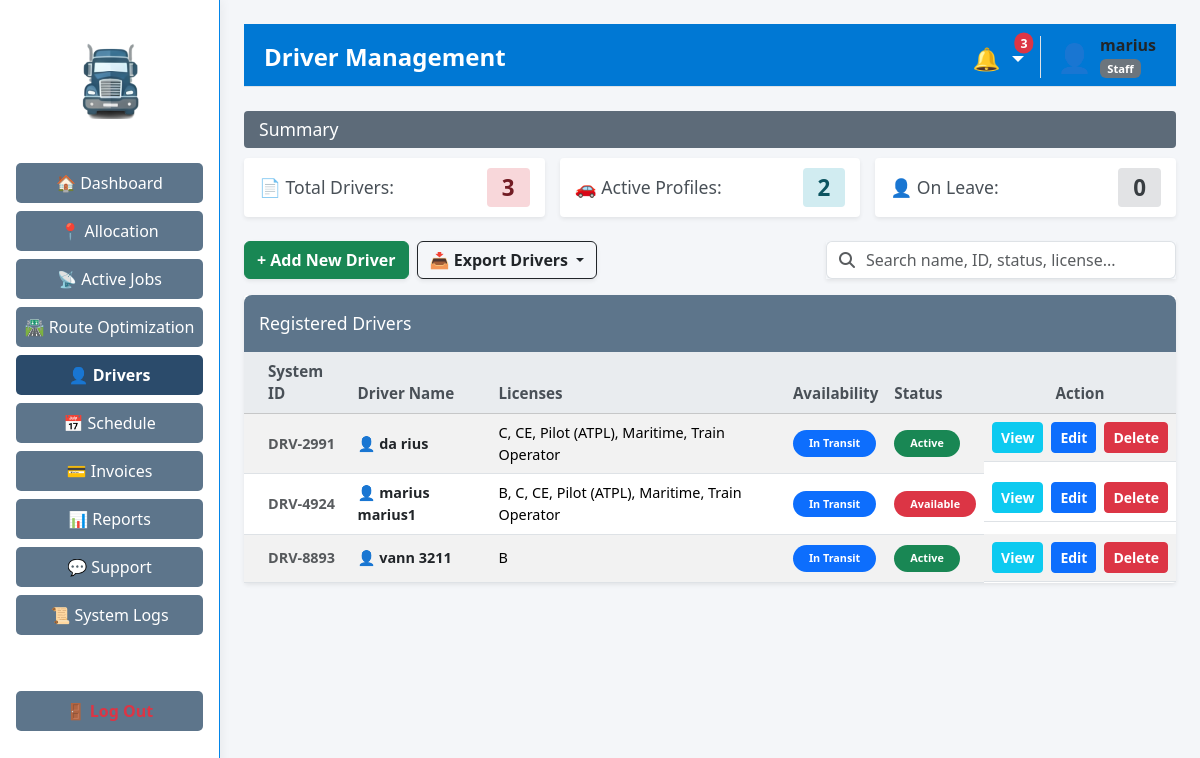
The app's page /drivers (signed in) with its own data.
### tables this page shows
CREATE TABLE "drivers" (
                    id TEXT PRIMARY KEY,
                    name TEXT NOT NULL,
                    status TEXT NOT NULL,
                    licenses TEXT,
                    experience TEXT,
                    dob TEXT,
                    address TEXT,
                    availability TEXT DEFAULT 'Available',
                    last_modified_by TEXT DEFAULT 'System',
                    last_modified_at DATETIME DEFAULT NULL
                );

### app/routes/driver_routes.py (the view)
@driver_bp.route('/drivers', methods=['GET'])
def driver_management() -> str:
    if 'user_id' not in session: return redirect(url_for('auth.login'))
    view_data = driver_logic.load_driver_data()
    role = session.get('role', 'Staff')
    return render_template('admin/drivers.html', data=view_data, role=role)

### app/controllers/driver_controller.py (called while the page is built)
    def load_driver_data(self) -> Dict[str, Any]:
        driver_data: Dict[str, Any] = {}
        try:
            driver_data["summary"] = self.model.get_driver_summary()
            driver_data["drivers"] = self.model.get_all_drivers()
            return driver_data
        except Exception as logic_error:
            logging.error(f"Error processing driver data: {logic_error}")
            driver_data["summary"] = {"total": 0, "active": 0, "on_leave": 0}
            driver_data["drivers"] = []
            return driver_data

### app/models/driver_model.py (called while the page is built)
    def get_all_drivers(self) -> List[Dict[str, Any]]:
        drivers: List[Dict[str, Any]] = []
        try:
            with sqlite3.connect(DB_PATH) as connection:
                connection.row_factory = sqlite3.Row
                db_cursor = connection.cursor()
                db_cursor.execute("SELECT * FROM drivers ORDER BY name")
                rows = db_cursor.fetchall()
                for row in rows:
                    drivers.append(dict(row))
                return drivers
        except sqlite3.Error as db_error:
            logging.error(f"Error retrieving driver list: {db_error}")
            return drivers

    def get_driver_summary(self) -> Dict[str, int]:
        summary: Dict[str, int] = {"total": 0, "active": 0, "on_leave": 0}
        try:
            with sqlite3.connect(DB_PATH) as connection:
                db_cursor = connection.cursor()
                db_cursor.execute("SELECT COUNT(id) FROM drivers")
                summary["total"] = db_cursor.fetchone()[0]
                db_cursor.execute("SELECT COUNT(id) FROM drivers WHERE status = ?", ("Active",))
                summary["active"] = db_cursor.fetchone()[0]
                db_cursor.execute("SELECT COUNT(id) FROM drivers WHERE availability = ?", ("On Leave",))
                summary["on_leave"] = db_cursor.fetchone()[0]
                return summary
        except sqlite3.Error as database_error:
            logging.error(f"Error retrieving driver summary: {database_error}")
            return summary

### app/templates/admin/drivers.html (shortened to what this page needs)
{% extends "layouts/admin_layout.html" if session.get('role') == 'Administrator' else "layouts/staff_layout.html" %}
{% block page_header %}{{ 'Active Drivers' if role == 'Staff' else 'Driver Management' }}{% endblock %}
{% block content %}
<div class="section-header">Summary</div>
<div class="card-row mb-4">
    <div class="summary-card shadow-sm border-0" style="border-left: 4px solid #f66d9b;">
        <span>📄 Total Drivers:</span>
        <span class="badge-count bg-pink">{{ data.summary.total }}</span>
    </div>
    <div class="summary-card shadow-sm border-0" style="border-left: 4px solid #17a2b8;">
        <span>🚗 Active Profiles:</span>
        <span class="badge-count bg-teal">{{ data.summary.active }}</span>
    </div>
    <div class="summary-card shadow-sm border-0" style="border-left: 4px solid #6c757d;">
        <span>👤 On Leave:</span>
        <span class="badge-count bg-grey">{{ data.summary.on_leave }}</span>
    </div>
</div>
<div class="d-flex justify-content-between align-items-center mb-3">
    <div class="d-flex gap-2">
        {% if role != 'Staff' %}
        <button type="button" class="btn btn-success fw-bold custom-rounded shadow-sm" data-bs-toggle="modal" data-bs-target="#addDriverModal">
            + Add New Driver
        </button>
        {% endif %}
        <div class="dropdown">
            <button class="btn btn-outline-dark fw-bold custom-rounded shadow-sm dropdown-toggle" type="button" data-bs-toggle="dropdown">
                📥 Export Drivers
            </button>
        </div>
    </div>
    <div class="input-group shadow-sm custom-rounded" style="max-width: 350px;">
        <span class="input-group-text bg-white border-end-0"><i class="fa-solid fa-search text-muted"></i></span>
        <input type="text" id="tableSearchInput" class="form-control border-start-0 ps-0" placeholder="Search name, ID, status, license...">
    </div>
</div>
<div class="table-container shadow-sm border-0">
    <div class="section-header text-white" style="margin-bottom: 0; border-radius: 8px 8px 0 0; background-color: #5d758b; padding: 15px;">Registered Drivers</div>
    <table class="table table-striped table-hover custom-table mb-0 align-middle">
        <thead class="table-light">
            <tr>
                <th class="ps-4">System ID</th>
                <th>Driver Name</th>
                <th>Licenses</th>
                <th>Availability</th>
                <th>Status</th>
                <th class="text-center">Action</th>
            </tr>
        </thead>
        <tbody>
            {% if data.drivers|length == 0 %}
            <tr><td colspan="6" class="text-center py-5 text-muted">No drivers found.</td></tr>
            {% else %}
                {% for driver in data.drivers %}
                <tr class="searchable-row">
                    <td class="ps-4 fw-bold text-muted">{{ driver.id }}</td>
                    <td class="fw-bold text-dark">👤 {{ driver.name }}</td>
                    <td>{{ driver.licenses }}</td>
                    <td><span class="badge bg-{{ 'secondary' if driver.availability == 'On Leave' else ('primary' if driver.availability == 'In Transit' else 'success') }} px-3 py-2 rounded-pill">{{ driver.availability }}</span></td>
                    <td><span class="badge bg-{{ 'success' if driver.status == 'Active' else 'danger' }} px-3 py-2 rounded-pill">{{ driver.status }}</span></td>
                    <td class="d-flex justify-content-center gap-2">
                        <button type="button" class="btn btn-info btn-sm text-white fw-bold custom-rounded" data-bs-toggle="modal" data-bs-target="#viewModal{{ driver.id }}">View</button>
                        <button type="button" class="btn btn-primary btn-sm fw-bold custom-rounded" data-bs-toggle="modal" data-bs-target="#editModal{{ driver.id }}">Edit</button>
                        {% if role != 'Staff' %}
                        <form method="POST" action="{{ url_for('driver.delete_driver', driver_id=driver.id) }}" style="display:inline; margin:0;">
                            <button type="submit" class="btn btn-danger btn-sm fw-bold custom-rounded" onclick="return confirm('Delete this driver?');">Delete</button>
                        </form>
                        {% endif %}
                    </td>
                </tr>
                {% endfor %}
            {% endif %}
        </tbody>
    </table>
</div>
{% endblock %}

### app/static/css/style.css (style rules this page uses)
body { margin: 0; padding: 0; font-family: 'Segoe UI', Tahoma, Geneva, Verdana, sans-serif; }
.section-header { background-color: #5d6b79; color: white; padding: 5px 15px; margin-bottom: 10px; border-radius: 4px; font-weight: 500; font-size: 1.1rem; }
.card-row { display: flex; gap: 15px; margin-bottom: 20px; }
.summary-card { flex: 1; background: white; border: 1px solid #ced4da; border-radius: 4px; padding: 10px 15px; display: flex; align-items: center; justify-content: space-between; font-size: 1.1rem; color: #495057; }
.badge-count { font-size: 1.4rem; padding: 3px 15px; border-radius: 4px; font-weight: bold; }
.bg-pink { background-color: #f8d7da; color: #721c24; }
.bg-teal { background-color: #d1ecf1; color: #0c5460; }
.bg-grey { background-color: #e2e3e5; color: #383d41; }
.table-container { background: white; border: 1px solid #ced4da; border-radius: 4px; }
.custom-table th { background-color: #e9ecef; color: #495057; font-weight: 600; font-size: 0.95rem; }
.custom-table td { font-size: 0.9rem; vertical-align: middle; }

### records on screen
drivers: id "DRV-2991", name "da rius", licenses "C, CE, Pilot (ATPL), Maritime, Train Operator", availability "In Transit", status "Active"
drivers: id "DRV-4924", name "marius marius1", licenses "B, C, CE, Pilot (ATPL), Maritime, Train Operator", availability "In Transit", status "Available"
drivers: id "DRV-8893", name "vann 3211", licenses "B", availability "In Transit", status "Active"

### other values on screen
{{ 'Active Drivers' if role == 'Staff' else 'Driver Management' }} "Driver Management"
{{ unread_count }} "3"
{{ session.get('username') }} "marius"
{{ data.summary.total }} "3"
{{ data.summary.active }} "2"
{{ data.summary.on_leave }} "0"
